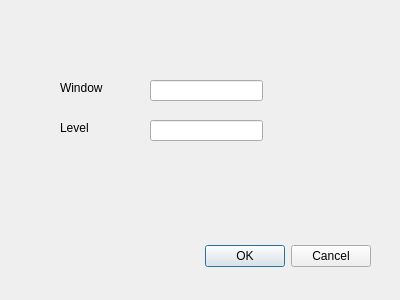
<?xml version="1.0" encoding="UTF-8"?>
<ui version="4.0">
 <class>ContrastAdujestDialog</class>
 <widget class="QDialog" name="ContrastAdujestDialog">
  <property name="geometry">
   <rect>
    <x>0</x>
    <y>0</y>
    <width>400</width>
    <height>300</height>
   </rect>
  </property>
  <property name="windowTitle">
   <string>Dialog</string>
  </property>
  <widget class="QDialogButtonBox" name="buttonBox">
   <property name="geometry">
    <rect>
     <x>30</x>
     <y>240</y>
     <width>341</width>
     <height>32</height>
    </rect>
   </property>
   <property name="orientation">
    <enum>Qt::Horizontal</enum>
   </property>
   <property name="standardButtons">
    <set>QDialogButtonBox::Cancel|QDialogButtonBox::Ok</set>
   </property>
  </widget>
  <widget class="QLineEdit" name="window">
   <property name="geometry">
    <rect>
     <x>150</x>
     <y>80</y>
     <width>113</width>
     <height>21</height>
    </rect>
   </property>
  </widget>
  <widget class="QLineEdit" name="level">
   <property name="geometry">
    <rect>
     <x>150</x>
     <y>120</y>
     <width>113</width>
     <height>21</height>
    </rect>
   </property>
  </widget>
  <widget class="QLabel" name="label">
   <property name="geometry">
    <rect>
     <x>60</x>
     <y>80</y>
     <width>60</width>
     <height>16</height>
    </rect>
   </property>
   <property name="text">
    <string>Window</string>
   </property>
  </widget>
  <widget class="QLabel" name="label_2">
   <property name="geometry">
    <rect>
     <x>60</x>
     <y>120</y>
     <width>60</width>
     <height>16</height>
    </rect>
   </property>
   <property name="text">
    <string>Level</string>
   </property>
  </widget>
 </widget>
 <resources/>
 <connections>
  <connection>
   <sender>buttonBox</sender>
   <signal>accepted()</signal>
   <receiver>ContrastAdujestDialog</receiver>
   <slot>accept()</slot>
   <hints>
    <hint type="sourcelabel">
     <x>248</x>
     <y>254</y>
    </hint>
    <hint type="destinationlabel">
     <x>157</x>
     <y>274</y>
    </hint>
   </hints>
  </connection>
  <connection>
   <sender>buttonBox</sender>
   <signal>rejected()</signal>
   <receiver>ContrastAdujestDialog</receiver>
   <slot>reject()</slot>
   <hints>
    <hint type="sourcelabel">
     <x>316</x>
     <y>260</y>
    </hint>
    <hint type="destinationlabel">
     <x>286</x>
     <y>274</y>
    </hint>
   </hints>
  </connection>
 </connections>
</ui>
